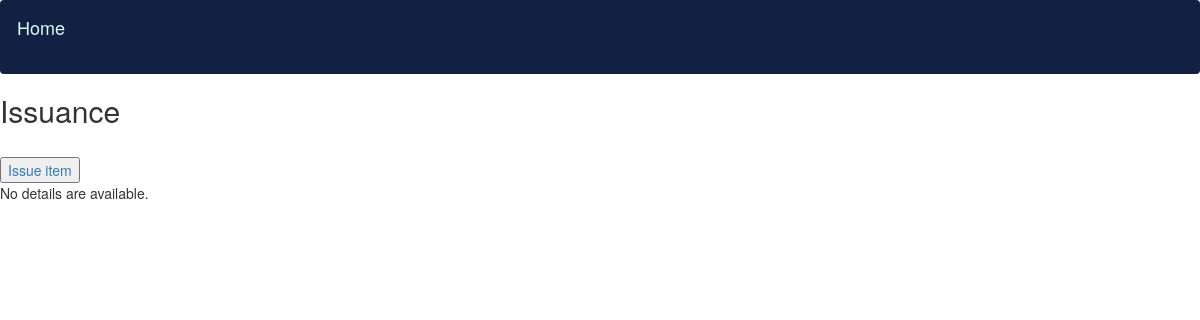
Page /issuance/ (signed in) on the earlier database version.
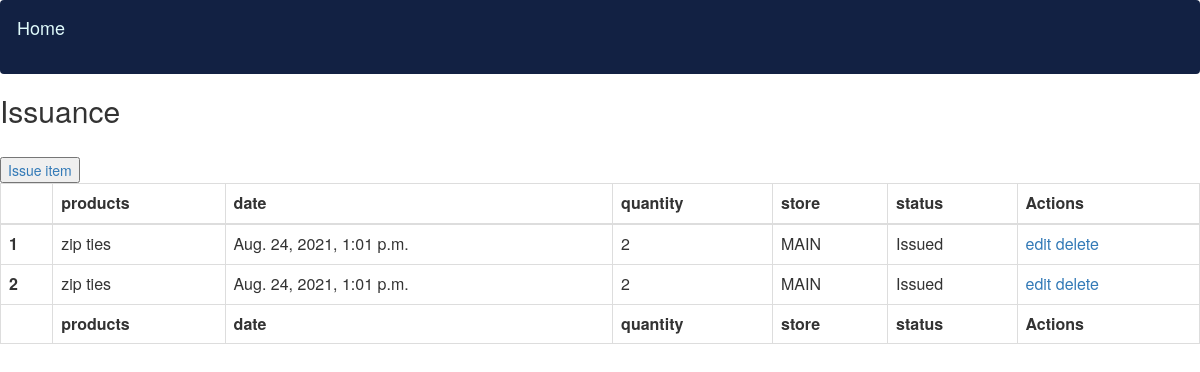
Same page on the later database version.
### inv/models.py (models this page shows)
class Issuance(models.Model):
    STATUS=(
            ('Issued','Issued'),('Available','Availabe'),
            )
    products=models.ForeignKey(Product,null=True,on_delete=models.SET_NULL)
    date_created=models.DateTimeField(auto_now_add=True)
    quantity= models.IntegerField(default=0,blank=True,validators=[MinValueValidator(0)])
    store=models.ForeignKey(Store,null=True,on_delete=models.SET_NULL)
    status=models.CharField(max_length=200,null=True,choices=STATUS)

class Product(models.Model):
    UNITS=(
        ('METERS','METERS'),('PACKET','PACKET'),('EXACT','EXACT')
        )
    product_number=models.IntegerField(primary_key=True)
    name=models.CharField(max_length=200,null=True)
    vendor=models.ForeignKey(Vendor,null=True,on_delete=models.SET_NULL)
    buying_price= models.IntegerField(default=0,blank=True,validators=[MinValueValidator(0)])
    selling_price=models.FloatField(default=0,blank=True,validators=[MinValueValidator(0)])
    units=models.CharField(max_length=200,null=True,choices=UNITS)
    product_description=models.CharField(max_length=200,null=True)
    date_created=models.DateTimeField(auto_now_add=True)
    def __str__(self) :
        return self.name

class Store(models.Model):
    name=models.CharField(max_length=200,null=True)
    engineer=models.ForeignKey(Engineer,null=True,on_delete=models.SET_NULL)
    def __str__(self) :
        return self.name

### inv/views.py (the view)
# urls.py: path('issuance/',views.issuance,name='issuance'),
@login_required(login_url='loginpage')
def issuance(request):
    issuances = Issuance.objects.all()
    return render(request,'inv/issuance.html',{'issuances':issuances})

### inv/templates/inv/issuance.html (shortened to what this page needs)
<link href="//maxcdn.bootstrapcdn.com/bootstrap/3.3.0/css/bootstrap.min.css" rel="stylesheet" id="bootstrap-css">
{% block content %}
{%include 'inv/navbar.html'%}
	<h2>Issuance</h2>
    <button><a  href=" {%url 'create_issuance'%}" >Issue item</a></button>
	{% if issuances %}
	<table id="example" class="table table-bordered display" style="width:100%">
    		<thead class="thead-dark">
            		<tr>
                        <th></th>
                        <th>products</th>
                        <th>date</th>
                        <th>quantity</th>
                        <th>store</th>
                        <th>status</th>
                        <th>Actions</th>
                    </tr>
        	</thead>
        	<tbody>
                    {% for instance in issuances %}
                    <tr>
                        <th scope="row">{{forloop.counter}}</th>
                        <td>{{instance.products}}</td>
                        <td>{{instance.date_created}}</td>
                        <td>{{instance.quantity}}</td>
                        <td>{{instance.store}}</td>
                        <td>{{instance.status}}</td>
                        <td><a href=" " >edit</a>
                            <a href=" ">delete</a></td>
                    </tr>
                        {% endfor %}
		    </tbody>
		    <tfoot>
                    <tr>
                        <th></th>
                        <th>products</th>
                        <th>date</th>
                        <th>quantity</th>
                        <th>store</th>
                        <th>status</th>
                        <th>Actions</th>
                    </tr>
        	</tfoot>
	</table>
	{% else %}
    		<p>No details are available.</p>
	{% endif %}
{% endblock %}

Differences in the rows shown:
added Issuance: products "zip ties", date_created "Aug. 24, 2021, 1:01 p.m.", quantity "2", store "MAIN", status "Issued"
added Issuance: products "zip ties", date_created "Aug. 24, 2021, 1:01 p.m.", quantity "2", store "MAIN", status "Issued"
Other differences:
text no longer shown: "No details are available."
text now shown: "products date quantity store status Actions products date quantity store status Actions"
